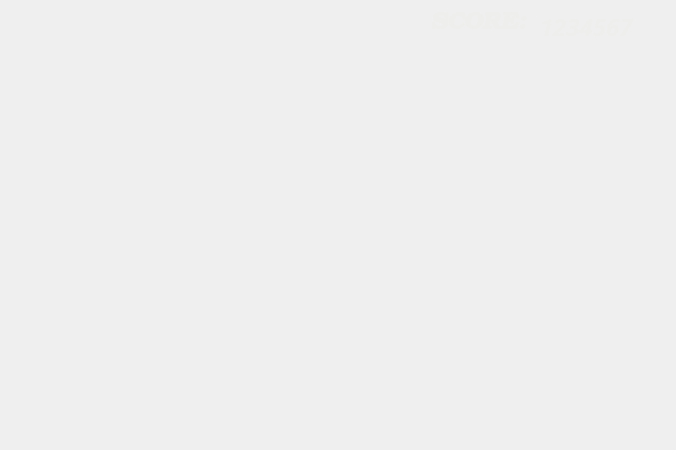
<?xml version="1.0" encoding="UTF-8"?>
<ui version="4.0">
 <class>MainWindow</class>
 <widget class="QMainWindow" name="MainWindow">
  <property name="geometry">
   <rect>
    <x>0</x>
    <y>0</y>
    <width>676</width>
    <height>450</height>
   </rect>
  </property>
  <property name="windowTitle">
   <string>MainWindow</string>
  </property>
  <property name="styleSheet">
   <string notr="true">background-image: url(:/images/fondo-pared-ladrillo-azul_53876-94010.jpg);</string>
  </property>
  <widget class="QWidget" name="centralwidget">
   <widget class="QLabel" name="label">
    <property name="geometry">
     <rect>
      <x>430</x>
      <y>10</y>
      <width>101</width>
      <height>31</height>
     </rect>
    </property>
    <property name="font">
     <font>
      <family>URW Bookman</family>
      <weight>75</weight>
      <italic>true</italic>
      <bold>true</bold>
     </font>
    </property>
    <property name="text">
     <string>&lt;html&gt;&lt;head/&gt;&lt;body&gt;&lt;p&gt;&lt;span style=&quot; font-size:18pt; color:#eeeeec;&quot;&gt;SCORE:&lt;/span&gt;&lt;/p&gt;&lt;/body&gt;&lt;/html&gt;</string>
    </property>
   </widget>
   <widget class="QLabel" name="label_2">
    <property name="geometry">
     <rect>
      <x>540</x>
      <y>10</y>
      <width>131</width>
      <height>31</height>
     </rect>
    </property>
    <property name="font">
     <font>
      <family>Tlwg Typo</family>
      <weight>75</weight>
      <italic>true</italic>
      <bold>true</bold>
     </font>
    </property>
    <property name="text">
     <string>&lt;html&gt;&lt;head/&gt;&lt;body&gt;&lt;p&gt;&lt;span style=&quot; font-size:18pt; color:#eeeeec;&quot;&gt;1234567&lt;/span&gt;&lt;/p&gt;&lt;/body&gt;&lt;/html&gt;</string>
    </property>
   </widget>
   <widget class="QLabel" name="label_3">
    <property name="geometry">
     <rect>
      <x>310</x>
      <y>400</y>
      <width>61</width>
      <height>16</height>
     </rect>
    </property>
    <property name="text">
     <string/>
    </property>
    <property name="pixmap">
     <pixmap resource="Resources.qrc">:/images/paddle.png</pixmap>
    </property>
    <property name="scaledContents">
     <bool>false</bool>
    </property>
   </widget>
   <widget class="QLabel" name="label_4">
    <property name="geometry">
     <rect>
      <x>330</x>
      <y>380</y>
      <width>21</width>
      <height>20</height>
     </rect>
    </property>
    <property name="text">
     <string/>
    </property>
    <property name="pixmap">
     <pixmap resource="Resources.qrc">:/images/ball.png</pixmap>
    </property>
   </widget>
  </widget>
 </widget>
 <resources>
  <include location="Resources.qrc"/>
 </resources>
 <connections/>
</ui>
